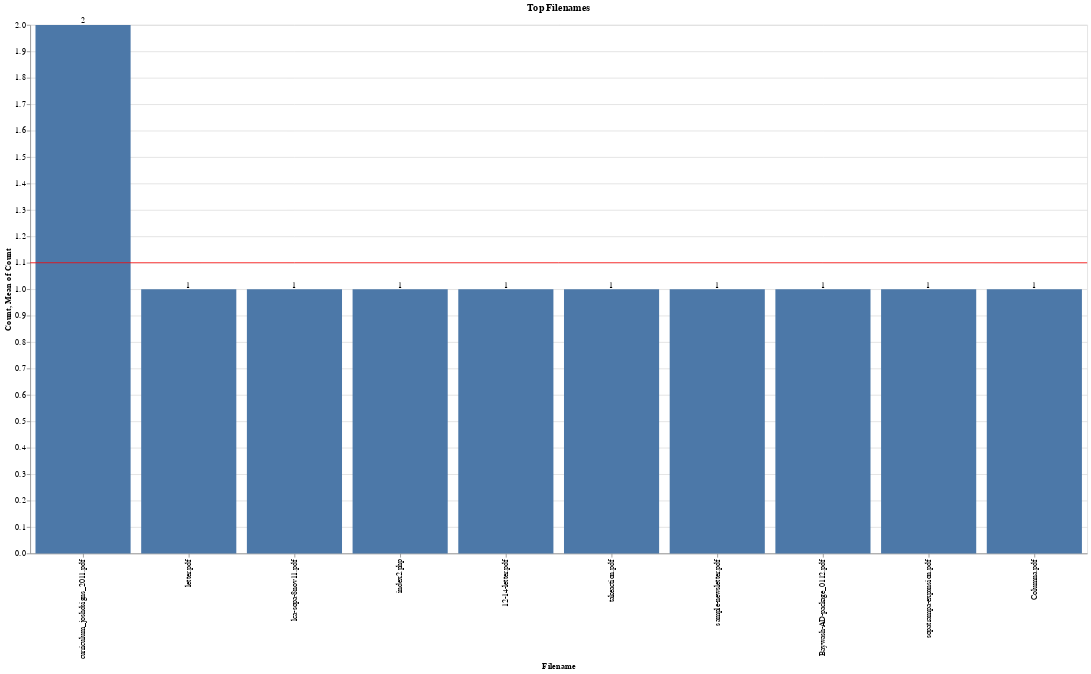

Notebook code cell kept with this figure:
### Code cell
top_filenames_altair = (
    pdf["filename"]
    .value_counts()
    .head(10)
    .rename_axis("Filename")
    .reset_index(name="Count")
)

filenames_bar = (
    alt.Chart(top_filenames_altair)
    .mark_bar()
    .encode(x=alt.X("Filename:O", sort="-y"), y=alt.Y("Count:Q"))
)

filenames_rule = (
    alt.Chart(top_filenames_altair).mark_rule(color="red").encode(y="mean(Count):Q")
)


filenames_text = filenames_bar.mark_text(align="center", baseline="bottom").encode(
    text="Count:Q"
)

(filenames_bar + filenames_rule + filenames_text).properties(
    width=1400, height=700, title="Top Filenames"
)

### Figure 1 — Vega-Lite specification as saved in the notebook (floating-point values rounded to 4 significant figures)
{"config": {"view": {"continuousWidth": 400, "continuousHeight": 300}}, "layer": [{"mark": "bar", "encoding": {"x": {"field": "Filename", "sort": "-y", "type": "ordinal"}, "y": {"field": "Count", "type": "quantitative"}}}, {"mark": {"type": "rule", "color": "red"}, "encoding": {"y": {"aggregate": "mean", "field": "Count", "type": "quantitative"}}}, {"mark": {"type": "text", "align": "center", "baseline": "bottom"}, "encoding": {"text": {"field": "Count", "type": "quantitative"}, "x": {"field": "Filename", "sort": "-y", "type": "ordinal"}, "y": {"field": "Count", "type": "quantitative"}}}], "data": {"name": "data-db18569c561ee7e5b9f59a8fd0cdf79d"}, "height": 700, "title": "Top Filenames", "width": 1400, "$schema": "https://vega.github.io/schema/vega-lite/v4.17.0.json", "datasets": {"data-db18569c561ee7e5b9f59a8fd0cdf79d": [{"Filename": "curriculum_joshdsigns_2011.pdf", "Count": 2}, {"Filename": "letter.pdf", "Count": 1}, {"Filename": "lca-sopa-8nov11.pdf", "Count": 1}, {"Filename": "index2.php", "Count": 1}, {"Filename": "12-14-letter.pdf", "Count": 1}, {"Filename": "takeaction.pdf", "Count": 1}, {"Filename": "sample-newsletter.pdf", "Count": 1}, {"Filename": "Baywash-AD-package_0112.pdf", "Count": 1}, {"Filename": "sopatrampa-expansion.pdf", "Count": 1}, {"Filename": "Columna.pdf", "Count": 1}]}}
